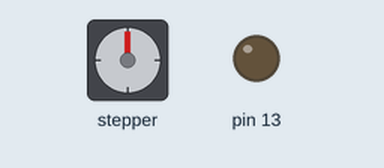
Simulated run of this sketch. Board: Arduino Uno, built with avr-gcc and run on an emulated ATmega328P. Parts: stepper motor, output pins drawn as LEDs (lit = HIGH). Wiring (inferred from the names in the program): stepper motor driver (200 steps per turn assumed): step pin 3; direction pin 4. Pins used as bus, display or sensor lines are not drawn.

Above: at 0.05 s.
At 3.0 s:
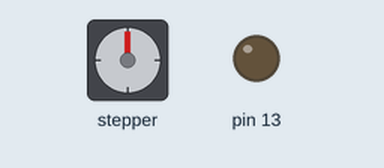
At 5.5 s:
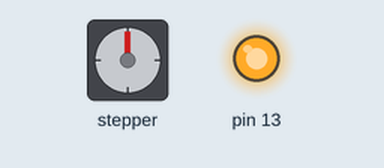
At 8.0 s:
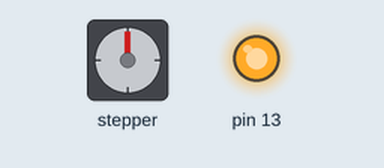
Timing chart, 0 to 10.4 s (numbered marks = the images above):
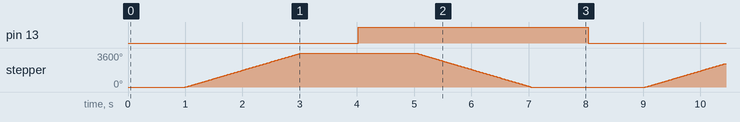

Measured:
- by itself, pin 13: alternates HIGH for 4.0 s and LOW for 4.0 s
- by itself, stepper: turns 3600° clockwise in 2.0 s, then 3600° counter-clockwise in 2.0 s, repeating every 8.0 s

The sketch:

StepMotor_a4988.ino
```cpp
const int stepPin = 3;
const int dirPin = 4;
const int sure = 500;
const int sure2 = 500;
int Index;
void setup() {
  // put your setup code here, to run once:
// pinMode(6,OUTPUT);// enable
 pinMode(3,OUTPUT);// step
 pinMode(4,OUTPUT);// Direction
 pinMode(13, OUTPUT);

// digitalWrite(6,HIGH);

}

void loop() {
  // put your main code here, to run repeatedly:

  digitalWrite(13,LOW);

  digitalWrite(dirPin,HIGH);
  delay(1000);

 for (Index=0; Index <2000; Index++)
 {
  digitalWrite(stepPin,HIGH);
  delayMicroseconds(sure);
  digitalWrite(stepPin,LOW);
  delayMicroseconds(sure2);
  }

  delay(1000);
  digitalWrite(13,HIGH);
  digitalWrite(dirPin,LOW);
  delay(1000);

 for (Index=0; Index <2000; Index++)
 {
  digitalWrite(stepPin,HIGH);
  delayMicroseconds(sure);
  digitalWrite(stepPin,LOW);
  delayMicroseconds(sure2);
  }

   delay(1000);
}
```
